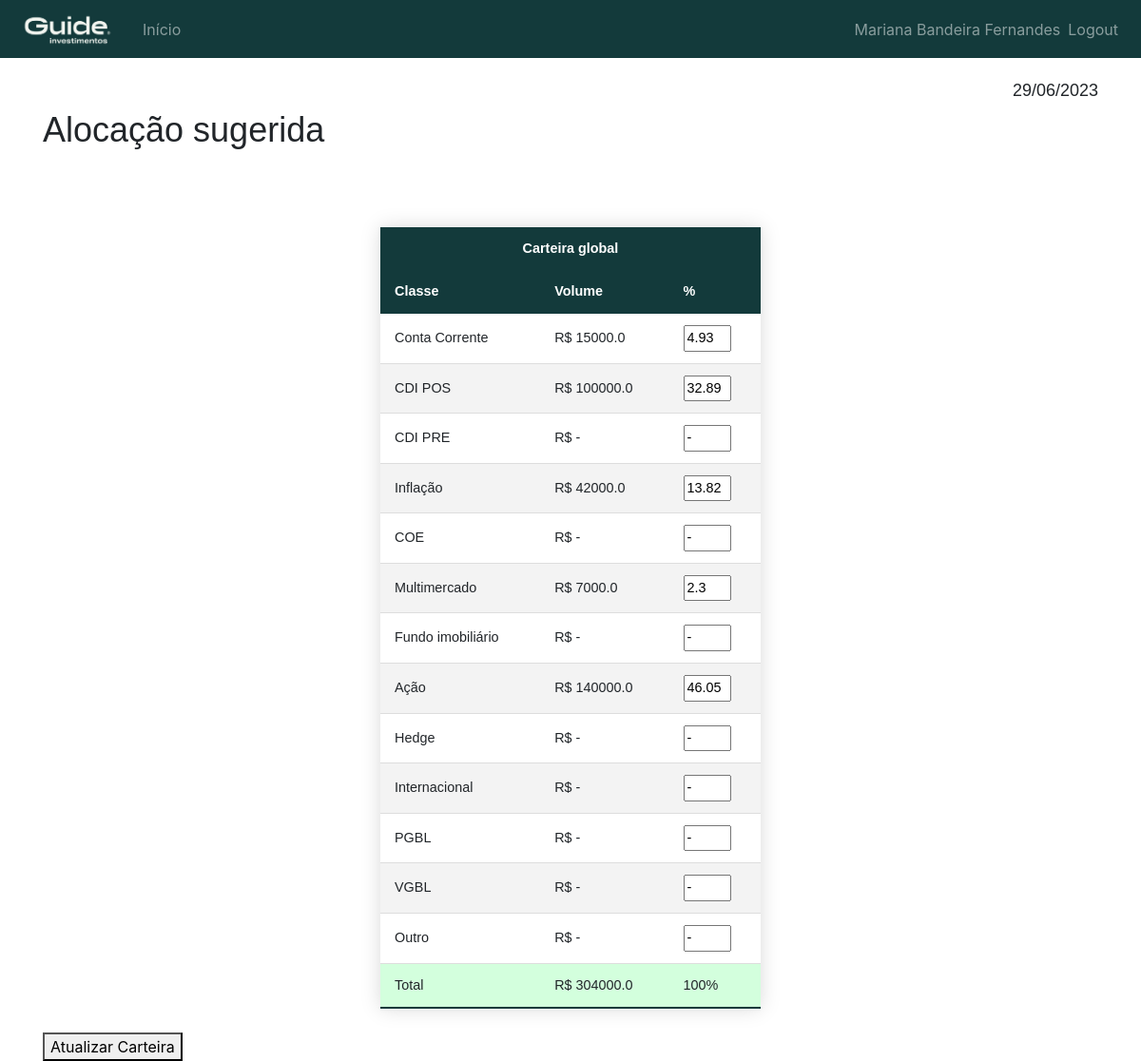
The app's page /suggestion/1 (signed in) with its own data.
### website/models.py (models this page shows)
class User(db.Model, UserMixin):
    id = db.Column(db.Integer, primary_key=True)
    email = db.Column(db.String(150), unique=True)
    password = db.Column(db.String(150))
    first_name = db.Column(db.String(150))

class Assets(db.Model):
    id = db.Column(db.Integer, primary_key=True)
    cliente_id = db.Column(db.Integer, db.ForeignKey('cliente.id'), nullable=False)
    asset_name = db.Column(db.String(150))
    asset_class = db.Column(db.String(150))
    asset_value = db.Column(db.Float)
    bank = db.Column(db.String(150))
    cliente = relationship('Cliente', backref='assets')

### website/views.py (the view)
@views.route("/suggestion/<int:id>", methods=['GET', 'POST'])
@login_required
def suggestion(id):
    today = datetime.strftime(datetime.today(), '%d/%m/%Y')
    cliente_id = id
    assets = Assets.query.filter_by(cliente_id=cliente_id).all()
    df = pd.DataFrame()
    classes = list()
    values = list()
    banks = list()
    total_value = 0
    try:
        for asset in assets:
            classes.append(asset.asset_class)
            values.append(asset.asset_value)
            banks.append(asset.bank)
            temp = pd.DataFrame({'Classe':classes, 'Valor':values, 'Instituição':banks})
            df = pd.concat([df,temp])
    except:
        pass
    for v in df['Valor']:
        total_value += v
    classes = ['Conta Corrente', 'CDI POS', 'CDI PRE', 'Inflação', 'COE', 'Multimercado', 'Fundo imobiliário', 'Ação', 'Hedge', 'Internacional', 'PGBL', 'VGBL', 'Outro']
    return render_template("suggestion.html", classes=classes, total_value=total_value, df=df, user=current_user, today=today)

### website/__init__.py (called while the page is built)
def create_app():
    app = Flask(__name__)
    app.config['SECRET_KEY'] = 'abcdefg'
    app.config['SQLALCHEMY_DATABASE_URI'] = f'sqlite:///{DB_NAME}'
    app.config['PERMANENT_SESSION_LIFETIME'] = timedelta(seconds=10)
    db.init_app(app)
    from .views import views
    from .auth import auth
    app.register_blueprint(views, url_prefix='/')
    app.register_blueprint(auth, url_prefix='/')
    from .models import User
    login_manager = LoginManager()
    login_manager.login_view = 'auth.login'
    login_manager.init_app(app)
    @login_manager.user_loader
    def load_user(id):
        return User.query.get(int(id))
    with app.app_context():
        db.create_all()
        print('DB created')
    try:
        id = current_user
        if not app.debug and id in session:
            session.pop(id, None)
    except:
        pass
    return app

### website/templates/suggestion.html (shortened to what this page needs)
{% extends "base.html" %}
{% block content %}
<br>
<h4 style="text-align: right;">{{ today }}</h4>
<h1>Alocação sugerida</h1>
{% if not df.empty %}
<br>
<div>
    <table class="styled-table" id="global">
        <thead>
            <tr>
                <th colspan="3" style="text-align: center;">Carteira global</th>
            </tr>
            <tr>
                <th>Classe</th>
                <th>Volume</th>
                <th>%</th>
            </tr>
        </thead>
        <tbody>
            {% set df2 = df.drop(['Instituição'], axis=1) %}
            {% set df3 = df.groupby(['Classe']).sum() %}
            {% set n = 1 %}
            {% for i in classes %}
                <tr>
                    <td>{{ i }}</td>
                    <td>R$ {% if i in df3.index.values.tolist() %} {{ df3.loc[i]['Valor'] }} {% else %} - {% endif %}</td>
                    <td><input type="text" style="width: 50px" onkeyup="updateValues()" value="{% if i in df3.index.values.tolist() %}{{ '%0.2f' | format(df3.loc[i]['Valor']/df3['Valor'].sum() * 100) | float }}{% else %}-{% endif %}"></td>
                </tr>
            {% endfor %}
            <tr style="background-color: #d3ffdd;">
                <td>Total</td>
                <td>R$ {{ df3['Valor'].sum() }}</td>
                <td>100%</td>
            </tr>
            <br>
        </tbody>
    </table>
</div>
<button type="submit" id="update" class="add-btn">Atualizar Carteira</button>
{% endif %}
{% endblock %}

### website/templates/base.html (shortened to what this page needs)
<!DOCTYPE html>
<html>
    <head>
        <link
            rel="stylesheet"
            href="https://stackpath.bootstrapcdn.com/bootstrap/4.4.1/css/bootstrap.min.css"
        />
    <link
      rel="stylesheet"
      href="https://stackpath.bootstrapcdn.com/font-awesome/4.7.0/css/font-awesome.min.css"
    />
    </head>
    <body>
        <nav class="navbar navbar-expand-lg navbar-dark bg-133a3b">
            <a class="navbar-brand" href="/">
                <img src="{{ url_for('static', filename='logo.png') }}" width="110" height="35" alt="Logo">
            </a>
            <div class="collapse navbar-collapse" id="navbar">
                <div class="navbar-nav">
                    {% if user.is_authenticated %}
                    <a class="nav-item nav-link id=home" href="/">Início</a>
                    {% else %}
                    <a class="nav-item nav-link id=login" href="/login">Login</a>
                    <a class="nav-item nav-link id=signUp" href="/sign-up">Criar conta</a>
                    {% endif %}
                </div>
                <div class="navbar-nav ml-auto">
                    {% if user.is_authenticated %}
                    <span class="navbar-text">{{ current_user.first_name }}</span>
                    <a class="nav-item nav-link id=logout" href="/logout">Logout</a>
                    {% endif %}
            </div>
        </nav>
        <div class="container">
            {% block content %}
            {% endblock %}
        </div>
    </body>
</html>

### website/templates/base.html (style rules this page uses)
h1 { font-family: 'Gill Sans', 'Gill Sans MT', Calibri, 'Trebuchet MS', sans-serif; font-size: 36px; }
h4 { font-family: 'Gill Sans', 'Gill Sans MT', Calibri, 'Trebuchet MS', sans-serif; font-size: 18px; }
.bg-133a3b { background-color: #133a3b !important; }

### website/templates/suggestion.html (style rules this page uses)
.styled-table { border-collapse: collapse; margin: 25px 0; font-size: 0.9em; font-family: sans-serif; min-width: 400px; box-shadow: 0 0 20px rgba(0, 0, 0, 0.15); margin-left: auto; margin-right: auto; }
.styled-table thead tr { background-color: #133a3b; color: #ffffff; text-align: left; }
.styled-table th, .styled-table td { padding: 12px 15px; }
.styled-table tbody tr { border-bottom: 1px solid #dddddd; }
.styled-table tbody tr:nth-of-type(even) { background-color: #f3f3f3; }
.styled-table tbody tr:last-of-type { border-bottom: 2px solid #133a3b; }

### records on screen
User: first_name "Mariana Bandeira Fernandes"
Assets: asset_class "Multimercado", asset_value "7000.0", loc "2.3"

### other values on screen
{{ i }} "Conta Corrente" "CDI POS" "CDI PRE" "Inflação" "COE" "Fundo imobiliário" "Ação" "Hedge" "Internacional" "PGBL" "VGBL" "Outro"
{{ df3.loc[i]['Valor'] }} "15000.0" "100000.0" "42000.0" "140000.0"
{{ df3['Valor'].sum() }} "304000.0"
